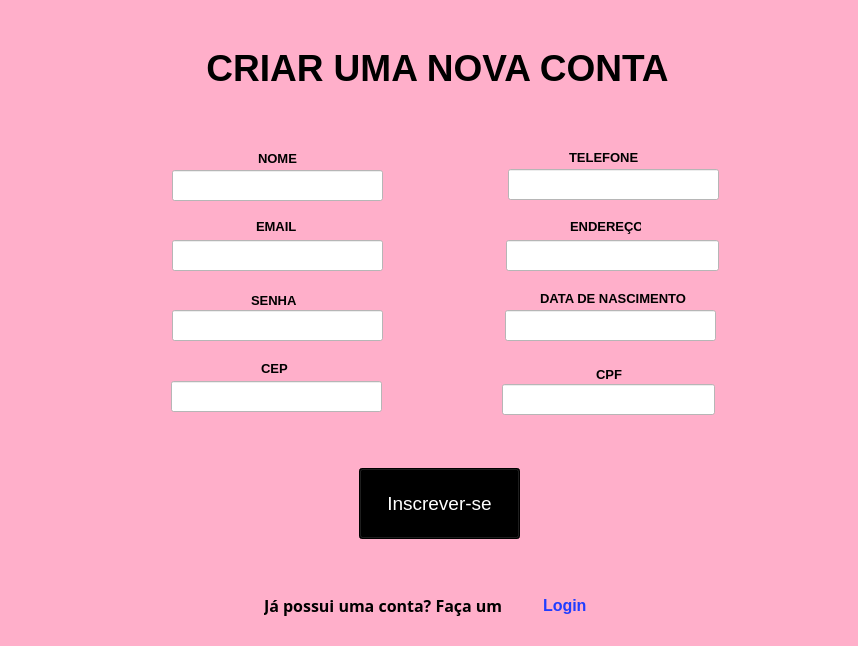
<?xml version="1.0" encoding="UTF-8"?>
<ui version="4.0">
 <class>Form</class>
 <widget class="QWidget" name="Form">
  <property name="geometry">
   <rect>
    <x>0</x>
    <y>0</y>
    <width>858</width>
    <height>646</height>
   </rect>
  </property>
  <property name="font">
   <font>
    <pointsize>28</pointsize>
    <italic>false</italic>
   </font>
  </property>
  <property name="cursor">
   <cursorShape>PointingHandCursor</cursorShape>
  </property>
  <property name="windowTitle">
   <string>CADASTRO</string>
  </property>
  <property name="windowIcon">
   <iconset>
    <normaloff>../Downloads/2-removebg-preview.png</normaloff>../Downloads/2-removebg-preview.png</iconset>
  </property>
  <property name="styleSheet">
   <string notr="true">background-color: rgb(255, 175, 202);</string>
  </property>
  <widget class="QPushButton" name="Inscreva_se">
   <property name="geometry">
    <rect>
     <x>359</x>
     <y>468</y>
     <width>161</width>
     <height>71</height>
    </rect>
   </property>
   <property name="font">
    <font>
     <pointsize>14</pointsize>
    </font>
   </property>
   <property name="whatsThis">
    <string>&lt;html&gt;&lt;head/&gt;&lt;body&gt;&lt;p&gt;BUTAO&lt;/p&gt;&lt;/body&gt;&lt;/html&gt;</string>
   </property>
   <property name="styleSheet">
    <string notr="true">background-color: rgb(0, 0, 0);
color: rgb(255, 255, 255);</string>
   </property>
   <property name="text">
    <string>Inscrever-se</string>
   </property>
  </widget>
  <widget class="QLabel" name="label_3">
   <property name="geometry">
    <rect>
     <x>182</x>
     <y>22</y>
     <width>511</width>
     <height>91</height>
    </rect>
   </property>
   <property name="font">
    <font>
     <pointsize>28</pointsize>
     <weight>75</weight>
     <bold>true</bold>
    </font>
   </property>
   <property name="text">
    <string>CRIAR UMA NOVA CONTA</string>
   </property>
   <property name="alignment">
    <set>Qt::AlignCenter</set>
   </property>
  </widget>
  <widget class="QLineEdit" name="lineEdit">
   <property name="geometry">
    <rect>
     <x>172</x>
     <y>170</y>
     <width>211</width>
     <height>31</height>
    </rect>
   </property>
   <property name="styleSheet">
    <string notr="true">background-color: rgb(255, 255, 255);</string>
   </property>
   <property name="alignment">
    <set>Qt::AlignCenter</set>
   </property>
  </widget>
  <widget class="QLineEdit" name="lineEdit_2">
   <property name="geometry">
    <rect>
     <x>508</x>
     <y>169</y>
     <width>211</width>
     <height>31</height>
    </rect>
   </property>
   <property name="styleSheet">
    <string notr="true">background-color: rgb(255, 255, 255);</string>
   </property>
   <property name="alignment">
    <set>Qt::AlignCenter</set>
   </property>
  </widget>
  <widget class="QLineEdit" name="lineEdit_3">
   <property name="geometry">
    <rect>
     <x>506</x>
     <y>240</y>
     <width>213</width>
     <height>31</height>
    </rect>
   </property>
   <property name="styleSheet">
    <string notr="true">background-color: rgb(255, 255, 255);</string>
   </property>
   <property name="alignment">
    <set>Qt::AlignCenter</set>
   </property>
  </widget>
  <widget class="QLineEdit" name="lineEdit_4">
   <property name="geometry">
    <rect>
     <x>172</x>
     <y>240</y>
     <width>211</width>
     <height>31</height>
    </rect>
   </property>
   <property name="styleSheet">
    <string notr="true">background-color: rgb(255, 255, 255);</string>
   </property>
   <property name="alignment">
    <set>Qt::AlignCenter</set>
   </property>
  </widget>
  <widget class="QLineEdit" name="lineEdit_5">
   <property name="geometry">
    <rect>
     <x>172</x>
     <y>310</y>
     <width>211</width>
     <height>31</height>
    </rect>
   </property>
   <property name="styleSheet">
    <string notr="true">background-color: rgb(255, 255, 255);</string>
   </property>
   <property name="alignment">
    <set>Qt::AlignCenter</set>
   </property>
  </widget>
  <widget class="QLineEdit" name="lineEdit_6">
   <property name="geometry">
    <rect>
     <x>505</x>
     <y>310</y>
     <width>211</width>
     <height>31</height>
    </rect>
   </property>
   <property name="styleSheet">
    <string notr="true">background-color: rgb(255, 255, 255);</string>
   </property>
   <property name="alignment">
    <set>Qt::AlignCenter</set>
   </property>
  </widget>
  <widget class="QLineEdit" name="lineEdit_7">
   <property name="geometry">
    <rect>
     <x>502</x>
     <y>384</y>
     <width>213</width>
     <height>31</height>
    </rect>
   </property>
   <property name="styleSheet">
    <string notr="true">background-color: rgb(255, 255, 255);</string>
   </property>
   <property name="alignment">
    <set>Qt::AlignCenter</set>
   </property>
  </widget>
  <widget class="QLineEdit" name="lineEdit_8">
   <property name="geometry">
    <rect>
     <x>171</x>
     <y>381</y>
     <width>211</width>
     <height>31</height>
    </rect>
   </property>
   <property name="styleSheet">
    <string notr="true">background-color: rgb(255, 255, 255);</string>
   </property>
   <property name="alignment">
    <set>Qt::AlignCenter</set>
   </property>
  </widget>
  <widget class="QLabel" name="label_4">
   <property name="geometry">
    <rect>
     <x>258</x>
     <y>152</y>
     <width>47</width>
     <height>13</height>
    </rect>
   </property>
   <property name="font">
    <font>
     <family>Arial</family>
     <pointsize>10</pointsize>
     <weight>75</weight>
     <bold>true</bold>
    </font>
   </property>
   <property name="text">
    <string>NOME</string>
   </property>
  </widget>
  <widget class="QLabel" name="label_5">
   <property name="geometry">
    <rect>
     <x>256</x>
     <y>220</y>
     <width>47</width>
     <height>13</height>
    </rect>
   </property>
   <property name="font">
    <font>
     <family>Arial</family>
     <pointsize>10</pointsize>
     <weight>75</weight>
     <bold>true</bold>
    </font>
   </property>
   <property name="text">
    <string>EMAIL</string>
   </property>
  </widget>
  <widget class="QLabel" name="label_6">
   <property name="geometry">
    <rect>
     <x>251</x>
     <y>290</y>
     <width>51</width>
     <height>20</height>
    </rect>
   </property>
   <property name="font">
    <font>
     <family>Arial</family>
     <pointsize>10</pointsize>
     <weight>75</weight>
     <bold>true</bold>
    </font>
   </property>
   <property name="text">
    <string>SENHA</string>
   </property>
  </widget>
  <widget class="QLabel" name="label_7">
   <property name="geometry">
    <rect>
     <x>596</x>
     <y>368</y>
     <width>47</width>
     <height>13</height>
    </rect>
   </property>
   <property name="font">
    <font>
     <family>Arial</family>
     <pointsize>10</pointsize>
     <weight>75</weight>
     <bold>true</bold>
    </font>
   </property>
   <property name="text">
    <string>CPF</string>
   </property>
  </widget>
  <widget class="QLabel" name="label_8">
   <property name="geometry">
    <rect>
     <x>261</x>
     <y>362</y>
     <width>47</width>
     <height>13</height>
    </rect>
   </property>
   <property name="font">
    <font>
     <family>Arial</family>
     <pointsize>10</pointsize>
     <weight>75</weight>
     <bold>true</bold>
    </font>
   </property>
   <property name="text">
    <string>CEP</string>
   </property>
  </widget>
  <widget class="QLabel" name="label_9">
   <property name="geometry">
    <rect>
     <x>540</x>
     <y>290</y>
     <width>171</width>
     <height>16</height>
    </rect>
   </property>
   <property name="font">
    <font>
     <family>Arial</family>
     <pointsize>10</pointsize>
     <weight>75</weight>
     <bold>true</bold>
    </font>
   </property>
   <property name="text">
    <string>DATA DE NASCIMENTO</string>
   </property>
  </widget>
  <widget class="QLabel" name="label_10">
   <property name="geometry">
    <rect>
     <x>570</x>
     <y>216</y>
     <width>71</width>
     <height>20</height>
    </rect>
   </property>
   <property name="font">
    <font>
     <family>Arial</family>
     <pointsize>10</pointsize>
     <weight>75</weight>
     <bold>true</bold>
    </font>
   </property>
   <property name="text">
    <string>ENDEREÇO</string>
   </property>
  </widget>
  <widget class="QLabel" name="label_11">
   <property name="geometry">
    <rect>
     <x>569</x>
     <y>147</y>
     <width>81</width>
     <height>20</height>
    </rect>
   </property>
   <property name="font">
    <font>
     <family>Arial</family>
     <pointsize>10</pointsize>
     <weight>75</weight>
     <bold>true</bold>
    </font>
   </property>
   <property name="text">
    <string>TELEFONE</string>
   </property>
  </widget>
  <widget class="QLabel" name="label_12">
   <property name="geometry">
    <rect>
     <x>264</x>
     <y>590</y>
     <width>681</width>
     <height>31</height>
    </rect>
   </property>
   <property name="font">
    <font>
     <family>Arial Black</family>
     <pointsize>12</pointsize>
     <weight>75</weight>
     <bold>true</bold>
    </font>
   </property>
   <property name="text">
    <string>Já possui uma conta? Faça um</string>
   </property>
  </widget>
  <widget class="QLabel" name="Login">
   <property name="geometry">
    <rect>
     <x>543</x>
     <y>585</y>
     <width>101</width>
     <height>41</height>
    </rect>
   </property>
   <property name="text">
    <string>&lt;html&gt;&lt;head/&gt;&lt;body&gt;&lt;p&gt;&lt;span style=&quot; font-size:12pt; font-weight:600; color:#203dff;&quot;&gt;Login&lt;/span&gt;&lt;/p&gt;&lt;/body&gt;&lt;/html&gt;</string>
   </property>
  </widget>
  <widget class="QLabel" name="label_2">
   <property name="geometry">
    <rect>
     <x>41</x>
     <y>474</y>
     <width>161</width>
     <height>151</height>
    </rect>
   </property>
   <property name="text">
    <string/>
   </property>
   <property name="pixmap">
    <pixmap>../Downloads/2-removebg-preview.png</pixmap>
   </property>
   <property name="scaledContents">
    <bool>true</bool>
   </property>
  </widget>
  <widget class="QLabel" name="label_13">
   <property name="geometry">
    <rect>
     <x>622</x>
     <y>470</y>
     <width>221</width>
     <height>161</height>
    </rect>
   </property>
   <property name="text">
    <string/>
   </property>
   <property name="pixmap">
    <pixmap>../Downloads/LOGO-removebg-preview.png</pixmap>
   </property>
   <property name="scaledContents">
    <bool>true</bool>
   </property>
  </widget>
 </widget>
 <resources/>
 <connections>
  <connection>
   <sender>Inscreva_se</sender>
   <signal>clicked()</signal>
   <receiver>Form</receiver>
   <slot>hide()</slot>
   <hints>
    <hint type="sourcelabel">
     <x>439</x>
     <y>503</y>
    </hint>
    <hint type="destinationlabel">
     <x>428</x>
     <y>322</y>
    </hint>
   </hints>
  </connection>
  <connection>
   <sender>Login</sender>
   <signal>customContextMenuRequested(QPoint)</signal>
   <receiver>Form</receiver>
   <slot>hide()</slot>
   <hints>
    <hint type="sourcelabel">
     <x>593</x>
     <y>605</y>
    </hint>
    <hint type="destinationlabel">
     <x>428</x>
     <y>322</y>
    </hint>
   </hints>
  </connection>
 </connections>
</ui>
